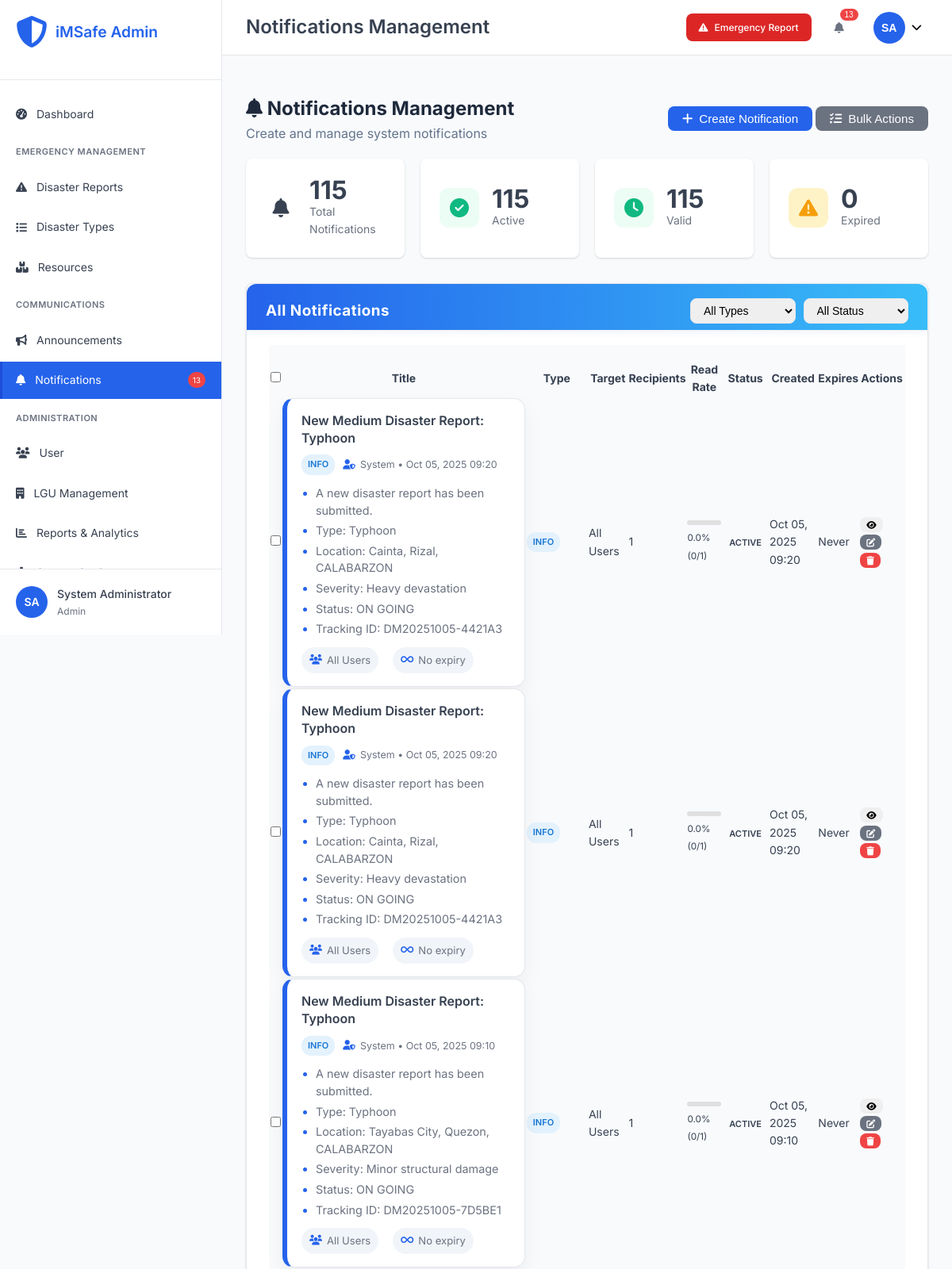
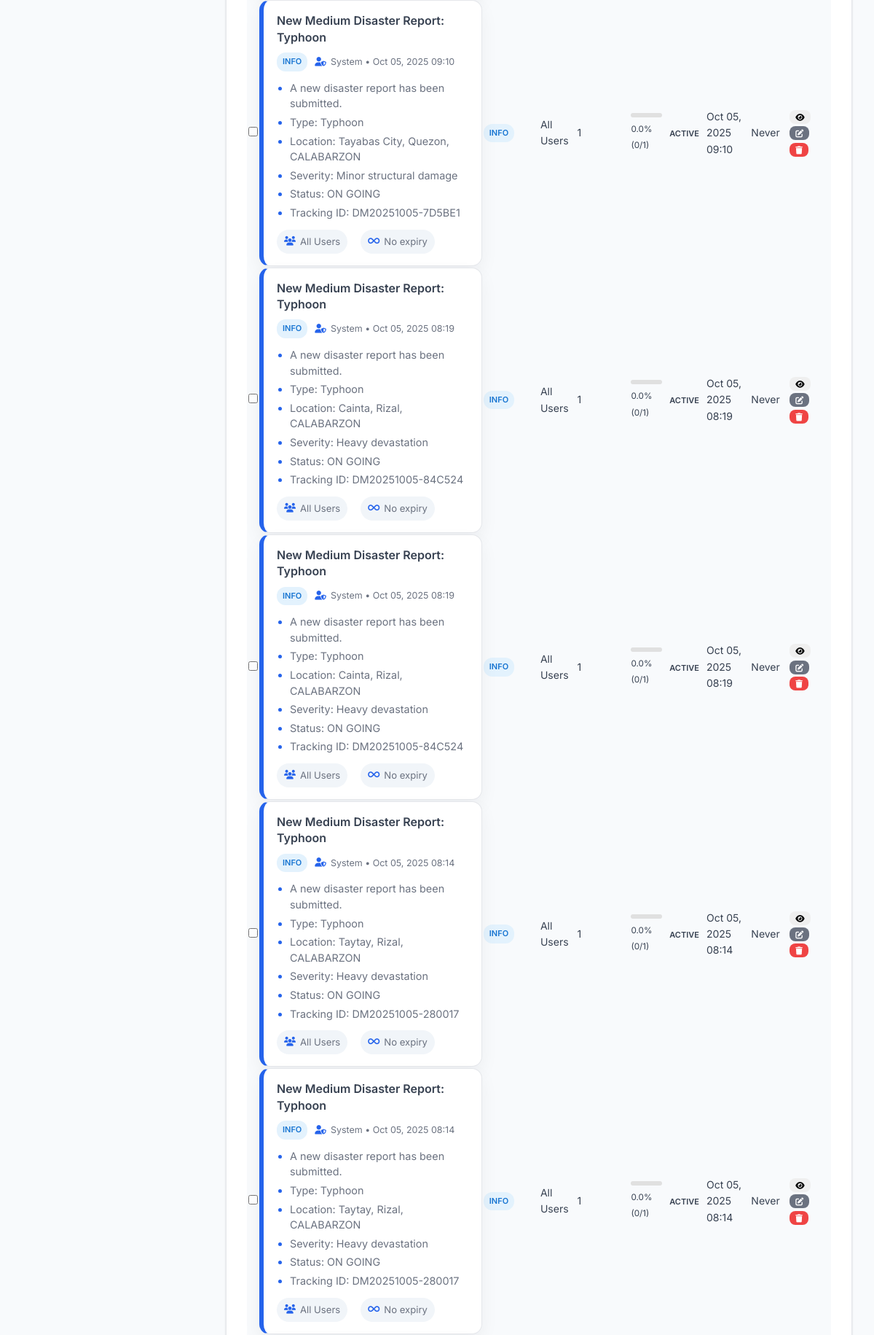
The page /admin/notifications.php (signed in, upper part) on the database its author committed (2 pictures, top to bottom).
### tables this page shows
CREATE TABLE `notifications` (
  `notification_id` int(11) NOT NULL,
  `user_id` int(11) NOT NULL,
  `title` varchar(200) NOT NULL,
  `message` text NOT NULL,
  `type` enum('disaster_assigned','status_update','escalation','deadline_warning','system','alert','warning','info') NOT NULL DEFAULT 'info',
  `related_id` int(11) DEFAULT NULL,
  `related_disaster_id` int(11) DEFAULT NULL,
  `is_read` tinyint(1) DEFAULT 0,
  `created_at` timestamp NOT NULL DEFAULT current_timestamp(),
  `read_at` timestamp NULL DEFAULT NULL,
  `target_role` enum('admin','reporter') DEFAULT NULL,
  `target_lgu_id` int(11) DEFAULT NULL,
  `expires_at` timestamp NULL DEFAULT NULL,
  `is_active` tinyint(1) DEFAULT 1,
  `created_by` int(11) DEFAULT NULL
);

### admin/notifications.php (the view, shortened to what this page needs)
<?php
require_once '../config/database.php';
try {
    $stmt = $pdo->query("
        SELECT n.*,
               l.lgu_name,
               CONCAT(u.first_name, ' ', u.last_name) as created_by_name,
               (SELECT COUNT(*) FROM notifications n2 WHERE n2.notification_id = n.notification_id AND n2.is_read = 1) as read_count,
               (SELECT COUNT(*) FROM notifications n3 WHERE n3.notification_id = n.notification_id) as total_recipients
        FROM notifications n
        LEFT JOIN lgus l ON n.target_lgu_id = l.lgu_id
        LEFT JOIN users u ON n.created_by = u.user_id
        ORDER BY n.created_at DESC
    ");
    $notifications = $stmt->fetchAll();
    $stats_stmt = $pdo->query("
        SELECT
            COUNT(DISTINCT notification_id) as total_notifications,
            COUNT(CASE WHEN is_active = 1 THEN 1 END) as active_notifications,
            COUNT(CASE WHEN expires_at IS NULL OR expires_at > NOW() THEN 1 END) as valid_notifications,
            COUNT(CASE WHEN expires_at IS NOT NULL AND expires_at <= NOW() THEN 1 END) as expired_notifications
        FROM notifications
    ");
    $stats = $stats_stmt->fetch();
} catch (Exception $e) {
    error_log("Notifications fetch error: " . $e->getMessage());
    $notifications = [];
    $lgus = [];
    $stats = ['total_notifications' => 0, 'active_notifications' => 0, 'valid_notifications' => 0, 'expired_notifications' => 0];
}
include 'includes/header.php';
?>
<div class="page-header">
    <div class="page-title">
        <h2><i class="fas fa-bell"></i> Notifications Management</h2>
        <p>Create and manage system notifications</p>
    </div>
    <div class="page-actions">
        <button onclick="showCreateModal()" class="btn btn-primary">
            <i class="fas fa-plus"></i> Create Notification
        </button>
        <button onclick="showBulkActionsModal()" class="btn btn-secondary">
            <i class="fas fa-tasks"></i> Bulk Actions
        </button>
    </div>
</div>
<div class="stats-grid">
    <div class="stat-card">
        <div class="stat-icon primary">
            <i class="fas fa-bell"></i>
        </div>
        <div class="stat-content">
            <div class="stat-number"><?php echo $stats['total_notifications']; ?></div>
            <div class="stat-label">Total Notifications</div>
        </div>
    </div>
    <div class="stat-card">
        <div class="stat-icon success">
            <i class="fas fa-check-circle"></i>
        </div>
        <div class="stat-content">
            <div class="stat-number"><?php echo $stats['active_notifications']; ?></div>
            <div class="stat-label">Active</div>
        </div>
    </div>
    <div class="stat-card">
        <div class="stat-icon info">
            <i class="fas fa-clock"></i>
        </div>
        <div class="stat-content">
            <div class="stat-number"><?php echo $stats['valid_notifications']; ?></div>
            <div class="stat-label">Valid</div>
        </div>
    </div>
    <div class="stat-card">
        <div class="stat-icon warning">
            <i class="fas fa-exclamation-triangle"></i>
        </div>
        <div class="stat-content">
            <div class="stat-number"><?php echo $stats['expired_notifications']; ?></div>
            <div class="stat-label">Expired</div>
        </div>
    </div>
</div>
<div class="dashboard-card">
    <div class="card-header">
        <h3>All Notifications</h3>
        <div class="filters">
            <select id="typeFilter" onchange="filterNotifications()">
                <option value="">All Types</option>
            </select>
            <select id="statusFilter" onchange="filterNotifications()">
                <option value="">All Status</option>
            </select>
        </div>
    </div>
    <div class="card-content">
        <div class="table-container">
            <table id="notificationsTable">
                <thead>
                    <tr>
                        <th><input type="checkbox" id="selectAll" onchange="toggleAllCheckboxes()"></th>
                        <th>Title</th>
                        <th>Type</th>
                        <th>Target</th>
                        <th>Recipients</th>
                        <th>Read Rate</th>
                        <th>Status</th>
                        <th>Created</th>
                        <th>Expires</th>
                        <th>Actions</th>
                    </tr>
                </thead>
                <tbody>
                    <?php foreach ($notifications as $notification): ?>
                        <?php
                            $target_description = 'All Users';
                            if (!empty($notification['target_role']) && !empty($notification['lgu_name'])) {
                                $target_description = ucfirst($notification['target_role']) . ' @ ' . $notification['lgu_name'];
                            } elseif (!empty($notification['target_role'])) {
                                $target_description = ucfirst($notification['target_role']) . ' (All LGUs)';
                            } elseif (!empty($notification['lgu_name'])) {
                                $target_description = $notification['lgu_name'] . ' (All Roles)';
                            }
                            $type_label = ucfirst(str_replace('_', ' ', $notification['type']));
                            $read_rate = $notification['total_recipients'] > 0
                                ? ($notification['read_count'] / $notification['total_recipients']) * 100
                                : 0;
                            $is_expired = $notification['expires_at'] && strtotime($notification['expires_at']) <= time();
                            $status_class = $notification['is_active'] ? ($is_expired ? 'expired' : 'active') : 'inactive';
                            $status_text = $notification['is_active'] ? ($is_expired ? 'Expired' : 'Active') : 'Inactive';
                            $type_colors = [
                                'system' => '#2563eb',
                                'disaster_assigned' => '#0f766e',
                                'status_update' => '#ca8a04',
                                'escalation' => '#dc2626',
                                'deadline_warning' => '#d97706'
                            ];
                            $accent_color = $type_colors[$notification['type']] ?? '#2563eb';
                            $raw_message = trim($notification['message'] ?? '');
                            $formatted_message_lines = array_filter(array_map('trim', preg_split('/\r\n|\r|\n/', $raw_message)));
                        ?>
                        <tr>
                            <td>
                                <input type="checkbox" class="notification-checkbox"
                                       value="<?php echo $notification['notification_id']; ?>">
                            </td>
                            <td class="notification-main">
                                <div class="notification-card" style="--notification-accent: <?php echo htmlspecialchars($accent_color); ?>;">
                                    <div class="notification-card-header">
                                        <span class="notification-card-title"><?php echo htmlspecialchars($notification['title']); ?></span>
                                        <div class="notification-card-meta-row">
                                            <span class="type-badge type-<?php echo htmlspecialchars($notification['type']); ?>">
                                                <?php echo htmlspecialchars($type_label); ?>
                                            </span>
                                            <span class="notification-issued"><i class="fas fa-user-shield"></i>
                                                <?php echo htmlspecialchars($notification['created_by_name'] ?? 'System'); ?>
                                                • <?php echo date('M d, Y H:i', strtotime($notification['created_at'])); ?>
                                            </span>
                                        </div>
                                    </div>
                                    <?php if (!empty($formatted_message_lines)): ?>
                                        <?php if (count($formatted_message_lines) === 1): ?>
                                            <p class="notification-card-message single-line">
                                                <?php echo htmlspecialchars(reset($formatted_message_lines)); ?>
                                            </p>
                                        <?php else: ?>
                                            <ul class="notification-card-list">
                                                <?php foreach ($formatted_message_lines as $line): ?>
                                                    <li><?php echo htmlspecialchars($line); ?></li>
                                                <?php endforeach; ?>
                                            </ul>
                                        <?php endif; ?>
                                    <?php endif; ?>
                                    <div class="notification-card-meta">
                                        <span><i class="fas fa-users"></i><?php echo htmlspecialchars($target_description); ?></span>
                                        <?php if ($notification['expires_at']): ?>
                                            <span><i class="fas fa-hourglass-end"></i>
                                                Expires <?php echo date('M d, Y H:i', strtotime($notification['expires_at'])); ?>
                                            </span>
                                        <?php else: ?>
                                            <span><i class="fas fa-infinity"></i>No expiry</span>
                                        <?php endif; ?>
                                    </div>
                                </div>
                            </td>
                            <td>
                                <span class="type-badge type-<?php echo htmlspecialchars($notification['type']); ?>">
                                    <?php echo htmlspecialchars($type_label); ?>
                                </span>
                            </td>
                            <td>
                                <?php echo htmlspecialchars($target_description); ?>
                            </td>
                            <td><?php echo $notification['total_recipients']; ?></td>
                            <td>
                                <div class="progress-bar">
                                </div>
                                <small><?php echo number_format($read_rate, 1); ?>% (<?php echo $notification['read_count']; ?>/<?php echo $notification['total_recipients']; ?>)</small>
                            </td>
                            <td>
                                <span class="status-badge status-<?php echo $status_class; ?>">
                                    <?php echo $status_text; ?>
                                </span>
                            </td>
                            <td><?php echo date('M d, Y H:i', strtotime($notification['created_at'])); ?></td>
                            <td>
                                <?php if ($notification['expires_at']): ?>
                                    <?php echo date('M d, Y H:i', strtotime($notification['expires_at'])); ?>
                                <?php else: ?>
                                    <span class="text-muted">Never</span>
                                <?php endif; ?>
                            </td>
                            <td>
                                <div class="action-buttons">
                                    <button onclick="viewNotification(<?php echo $notification['notification_id']; ?>)"
                                            class="btn btn-xs btn-info" title="View Details">
                                        <i class="fas fa-eye"></i>
                                    </button>
                                    <button onclick="editNotification(<?php echo $notification['notification_id']; ?>)"
                                            class="btn btn-xs btn-secondary" title="Edit">
                                        <i class="fas fa-edit"></i>
                                    </button>
                                    <button onclick="deleteNotification(<?php echo $notification['notification_id']; ?>)"
                                            class="btn btn-xs btn-danger" title="Delete">
                                        <i class="fas fa-trash"></i>
                                    </button>
                                </div>
                            </td>
                        </tr>
                    <?php endforeach; ?>
                </tbody>
            </table>
        </div>
    </div>
</div>
<?php include 'includes/footer.php'; ?>

### rows shown on the page
notifications: title "New Medium Disaster Report: Typhoon", type "INFO", created_by_name "System", created_at "Oct 05, 2025 09:20", message "A new disaster report has been submitted.", message "Type: Typhoon", message "Location: Cainta, Rizal, CALABARZON", message "Severity: Heavy devastation", message "Status: ON GOING", message "Tracking ID: DM20251005-4421A3", target_description "All Users", shows "No expiry", total_recipients "1", read_rate "0.0", read_count "0", shows "Never"
notifications: title "New Medium Disaster Report: Typhoon", type "INFO", created_by_name "System", created_at "Oct 05, 2025 09:20", message "A new disaster report has been submitted.", message "Type: Typhoon", message "Location: Cainta, Rizal, CALABARZON", message "Severity: Heavy devastation", message "Status: ON GOING", message "Tracking ID: DM20251005-4421A3", target_description "All Users", shows "No expiry", total_recipients "1", read_rate "0.0", read_count "0", shows "Never"
notifications: title "New Medium Disaster Report: Typhoon", type "INFO", created_by_name "System", created_at "Oct 05, 2025 09:10", message "A new disaster report has been submitted.", message "Type: Typhoon", message "Location: Tayabas City, Quezon, CALABARZON", message "Severity: Minor structural damage", message "Status: ON GOING", message "Tracking ID: DM20251005-7D5BE1", target_description "All Users", shows "No expiry", total_recipients "1", read_rate "0.0", read_count "0", shows "Never"
notifications: title "New Medium Disaster Report: Typhoon", type "INFO", created_by_name "System", created_at "Oct 05, 2025 09:10", message "A new disaster report has been submitted.", message "Type: Typhoon", message "Location: Tayabas City, Quezon, CALABARZON", message "Severity: Minor structural damage", message "Status: ON GOING", message "Tracking ID: DM20251005-7D5BE1", target_description "All Users", shows "No expiry", total_recipients "1", read_rate "0.0", read_count "0", shows "Never"
notifications: title "New Medium Disaster Report: Typhoon", type "INFO", created_by_name "System", created_at "Oct 05, 2025 08:19", message "A new disaster report has been submitted.", message "Type: Typhoon", message "Location: Cainta, Rizal, CALABARZON", message "Severity: Heavy devastation", message "Status: ON GOING", message "Tracking ID: DM20251005-84C524", target_description "All Users", shows "No expiry", total_recipients "1", read_rate "0.0", read_count "0", shows "Never"
notifications: title "New Medium Disaster Report: Typhoon", type "INFO", created_by_name "System", created_at "Oct 05, 2025 08:19", message "A new disaster report has been submitted.", message "Type: Typhoon", message "Location: Cainta, Rizal, CALABARZON", message "Severity: Heavy devastation", message "Status: ON GOING", message "Tracking ID: DM20251005-84C524", target_description "All Users", shows "No expiry", total_recipients "1", read_rate "0.0", read_count "0", shows "Never"
notifications: title "New Medium Disaster Report: Typhoon", type "INFO", created_by_name "System", created_at "Oct 05, 2025 08:14", message "A new disaster report has been submitted.", message "Type: Typhoon", message "Location: Taytay, Rizal, CALABARZON", message "Severity: Heavy devastation", message "Status: ON GOING", message "Tracking ID: DM20251005-280017", target_description "All Users", shows "No expiry", total_recipients "1", read_rate "0.0", read_count "0", shows "Never"
notifications: title "New Medium Disaster Report: Typhoon", type "INFO", created_by_name "System", created_at "Oct 05, 2025 08:14", message "A new disaster report has been submitted.", message "Type: Typhoon", message "Location: Taytay, Rizal, CALABARZON", message "Severity: Heavy devastation", message "Status: ON GOING", message "Tracking ID: DM20251005-280017", target_description "All Users", shows "No expiry", total_recipients "1", read_rate "0.0", read_count "0", shows "Never"

### other values the page prints
$notifications_count "13"
getUserInitials() "SA"
getUserName() "System Administrator"
str_replace('_', ' ', $_SESSION['role']) "Admin"
$page_title "Notifications Management"
$stats['total_notifications'] "115"
$stats['active_notifications'] "115"
$stats['valid_notifications'] "115"
$stats['expired_notifications'] "0"
